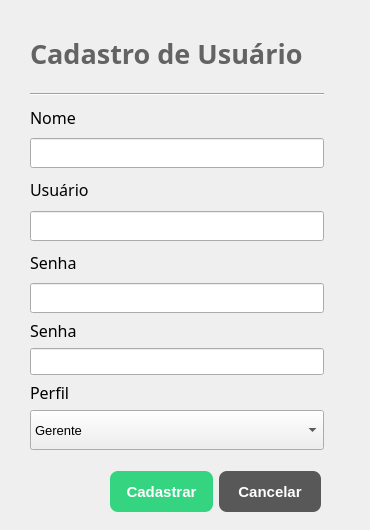
<?xml version="1.0" encoding="UTF-8"?>
<ui version="4.0">
 <class>cadastroUsuario</class>
 <widget class="QDialog" name="cadastroUsuario">
  <property name="geometry">
   <rect>
    <x>0</x>
    <y>0</y>
    <width>370</width>
    <height>530</height>
   </rect>
  </property>
  <property name="windowTitle">
   <string>Dialog</string>
  </property>
  <widget class="QWidget" name="layoutWidget">
   <property name="geometry">
    <rect>
     <x>110</x>
     <y>470</y>
     <width>211</width>
     <height>43</height>
    </rect>
   </property>
   <layout class="QHBoxLayout" name="horizontalLayout">
    <item>
     <widget class="QPushButton" name="cadastrarUsuario">
      <property name="minimumSize">
       <size>
        <width>0</width>
        <height>41</height>
       </size>
      </property>
      <property name="styleSheet">
       <string notr="true">QPushButton{
	background-color: #34D481;
	color: white;
	border: none;
	border-radius: 8px;
	font-weight: bold;
	font-size: 15px
}</string>
      </property>
      <property name="text">
       <string>Cadastrar</string>
      </property>
     </widget>
    </item>
    <item>
     <widget class="QPushButton" name="cancelar">
      <property name="minimumSize">
       <size>
        <width>0</width>
        <height>41</height>
       </size>
      </property>
      <property name="styleSheet">
       <string notr="true">QPushButton{
	background-color: #585858;
	color: white;
	border: none;
	border-radius: 8px;
	font-weight: bold;
	font-size: 15px
}</string>
      </property>
      <property name="text">
       <string>Cancelar</string>
      </property>
      <property name="checkable">
       <bool>true</bool>
      </property>
     </widget>
    </item>
   </layout>
  </widget>
  <widget class="QWidget" name="layoutWidget_2">
   <property name="geometry">
    <rect>
     <x>30</x>
     <y>20</y>
     <width>294</width>
     <height>430</height>
    </rect>
   </property>
   <layout class="QVBoxLayout" name="verticalLayout_2">
    <item>
     <widget class="QLabel" name="label">
      <property name="font">
       <font>
        <family>Montserrat ExtraBold</family>
        <pointsize>20</pointsize>
        <weight>75</weight>
        <bold>true</bold>
       </font>
      </property>
      <property name="styleSheet">
       <string notr="true">color: rgb(99, 99, 99);</string>
      </property>
      <property name="text">
       <string>Cadastro de Usuário</string>
      </property>
     </widget>
    </item>
    <item>
     <widget class="Line" name="line">
      <property name="orientation">
       <enum>Qt::Horizontal</enum>
      </property>
     </widget>
    </item>
    <item>
     <layout class="QVBoxLayout" name="nome">
      <item>
       <widget class="QLabel" name="label_2">
        <property name="font">
         <font>
          <family>Montserrat Medium</family>
          <pointsize>12</pointsize>
         </font>
        </property>
        <property name="text">
         <string>Nome</string>
        </property>
       </widget>
      </item>
      <item>
       <widget class="QLineEdit" name="nomeUsuario">
        <property name="maximumSize">
         <size>
          <width>350</width>
          <height>35</height>
         </size>
        </property>
        <property name="font">
         <font>
          <pointsize>12</pointsize>
         </font>
        </property>
       </widget>
      </item>
     </layout>
    </item>
    <item>
     <layout class="QVBoxLayout" name="verticalLayout_5">
      <item>
       <widget class="QLabel" name="label_4">
        <property name="font">
         <font>
          <family>Montserrat Medium</family>
          <pointsize>12</pointsize>
         </font>
        </property>
        <property name="text">
         <string>Usuário</string>
        </property>
       </widget>
      </item>
      <item>
       <widget class="QLineEdit" name="usuario">
        <property name="maximumSize">
         <size>
          <width>350</width>
          <height>35</height>
         </size>
        </property>
        <property name="font">
         <font>
          <pointsize>12</pointsize>
         </font>
        </property>
       </widget>
      </item>
     </layout>
    </item>
    <item>
     <layout class="QVBoxLayout" name="verticalLayout_3">
      <item>
       <widget class="QLabel" name="label_5">
        <property name="font">
         <font>
          <family>Montserrat Medium</family>
          <pointsize>12</pointsize>
         </font>
        </property>
        <property name="text">
         <string>Senha</string>
        </property>
       </widget>
      </item>
      <item>
       <widget class="QLineEdit" name="senha_1">
        <property name="maximumSize">
         <size>
          <width>350</width>
          <height>35</height>
         </size>
        </property>
        <property name="font">
         <font>
          <pointsize>12</pointsize>
         </font>
        </property>
       </widget>
      </item>
     </layout>
    </item>
    <item>
     <layout class="QVBoxLayout" name="verticalLayout_8">
      <item>
       <widget class="QLabel" name="label_8">
        <property name="font">
         <font>
          <family>Montserrat Medium</family>
          <pointsize>12</pointsize>
         </font>
        </property>
        <property name="text">
         <string>Senha</string>
        </property>
       </widget>
      </item>
      <item>
       <widget class="QLineEdit" name="senha_2">
        <property name="maximumSize">
         <size>
          <width>350</width>
          <height>35</height>
         </size>
        </property>
        <property name="font">
         <font>
          <pointsize>12</pointsize>
         </font>
        </property>
       </widget>
      </item>
      <item>
       <layout class="QVBoxLayout" name="verticalLayout_9">
        <item>
         <widget class="QLabel" name="label_9">
          <property name="font">
           <font>
            <family>Montserrat Medium</family>
            <pointsize>12</pointsize>
           </font>
          </property>
          <property name="text">
           <string>Perfil</string>
          </property>
         </widget>
        </item>
        <item>
         <widget class="QComboBox" name="perfil">
          <property name="minimumSize">
           <size>
            <width>50</width>
            <height>40</height>
           </size>
          </property>
          <property name="maximumSize">
           <size>
            <width>16777215</width>
            <height>50</height>
           </size>
          </property>
          <property name="font">
           <font>
            <pointsize>10</pointsize>
           </font>
          </property>
          <item>
           <property name="text">
            <string>Gerente</string>
           </property>
          </item>
          <item>
           <property name="text">
            <string>Vendedor</string>
           </property>
          </item>
          <item>
           <property name="text">
            <string>Estoquista</string>
           </property>
          </item>
         </widget>
        </item>
       </layout>
      </item>
     </layout>
    </item>
   </layout>
  </widget>
 </widget>
 <resources/>
 <connections>
  <connection>
   <sender>cancelar</sender>
   <signal>toggled(bool)</signal>
   <receiver>cadastroUsuario</receiver>
   <slot>close()</slot>
   <hints>
    <hint type="sourcelabel">
     <x>275</x>
     <y>486</y>
    </hint>
    <hint type="destinationlabel">
     <x>482</x>
     <y>482</y>
    </hint>
   </hints>
  </connection>
 </connections>
</ui>
